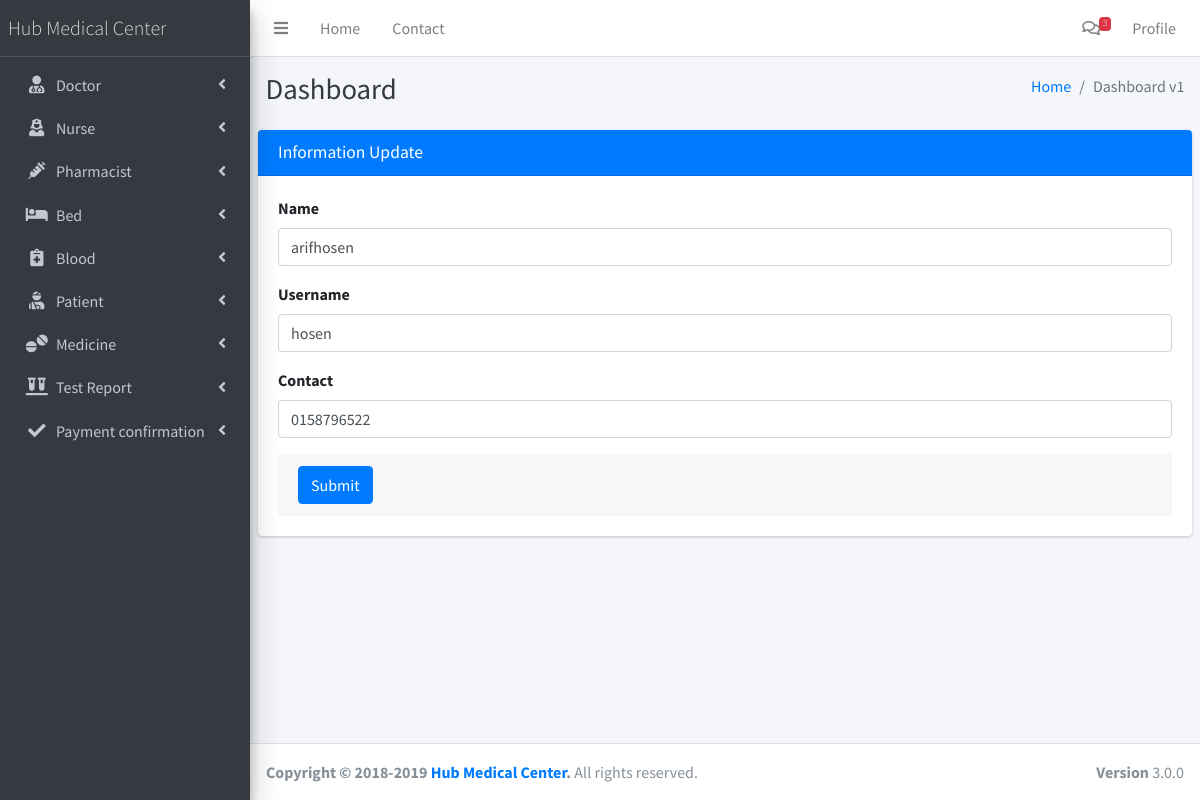
Page /admin/editpharmacist.php?id=2 (signed in) on the committed database.
### tables this page shows
CREATE TABLE `pharmacist` (
  `id` int(11) NOT NULL,
  `name` varchar(40) NOT NULL,
  `contact` varchar(40) NOT NULL,
  `image` varchar(255) NOT NULL,
  `username` varchar(40) NOT NULL,
  `password` varchar(255) NOT NULL
);

### admin/editpharmacist.php (the view, shortened to what this page needs)
 <?php
 include_once("layout/header.php");
 include_once("layout/sidebar.php");
 $id=$_GET["id"];
 $sql="select * from pharmacist where id=".$id;
 $pharmacist=mysqli_query($con,$sql);
  while($res=mysqli_fetch_array($pharmacist)){
  $name=$res["name"];
  $username=$res["username"];
  $contact=$res["contact"];
}
 ?>
  <div class="content-wrapper">
    <div class="content-header">
      <div class="container-fluid">
        <div class="row mb-2">
          <div class="col-sm-6">
            <h1 class="m-0 text-dark">Dashboard</h1>
          </div>
          <div class="col-sm-6">
            <ol class="breadcrumb float-sm-right">
              <li class="breadcrumb-item"><a href="#">Home</a></li>
              <li class="breadcrumb-item active">Dashboard v1</li>
            </ol>
          </div>
        </div>
      </div>
    </div>
    <section class="content">
    <div class="card card-primary">
              <div class="card-header">
                <h3 class="card-title">Information Update</h3>
              </div>
              <form role="form" method="POST" action="editpharmacist.php" enctype="multipart/form-data">
                <div class="card-body">
                  <div class="form-group">
                    <label for="exampleInputname">Name</label>
                    <input type="text" name="name" class="form-control" id="exampleInputname" value="<?=$name?>" placeholder="Enter Name">
                  </div>
                  <div class="form-group">
                    <label for="exampleInputusrname">Username</label>
                    <input name="usrname" type="text" class="form-control" id="exampleInputusrname" value="<?=$username?>" placeholder="Enter username">
                  </div>
                  <div class="form-group">
                    <label for="exampleInputcontact">Contact</label>
                    <input name="contact" value="<?=$contact?>" type="text" class="form-control" id="exampleInputcontact" placeholder="Contact">
                  </div>
                <div class="card-footer">
                  <button type="submit" class="btn btn-primary" name="btn_sub">Submit</button>
                </div>
              </form>
            </div>
    </section>
  </div>
 <?php
 include_once('layout/footer.php');
 ?>

### rows in the picture
pharmacist: name "arifhosen", usrname "hosen", contact "0158796522"
